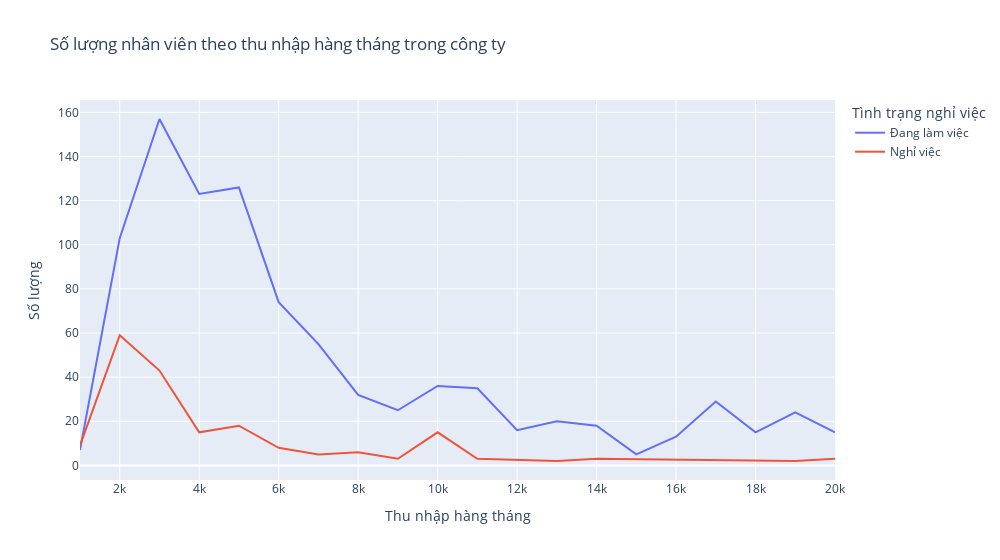

Notebook code cell kept with this figure:
### Markdown cell above
- Ta có thể thấy ở độ tuổi 26 đến 38 số lượng nhân viên nghỉ việc tăng cao. Điều này là vì đây là độ tuổi bắt đầu tìm kiếm việc làm nên họ thường có xu hướng muốn khám phá và tìm kiếm nhiều cơ hội mới, và họ yêu cầu trải nghiệm trong công việc nhiều hơn.
- Còn từ độ tuổi 40 trở về sau số lượng nhân viên nghỉ việc càng giảm. Bởi vì đây là độ tuổi mà họ cần có sự ổn định trong công việc để lo cho cuộc sống và đây cũng là độ tuổi có rủi ro tìm việc cao nhất

### Code cell
rate_att=df.groupby(['MonthlyIncome','Attrition']).apply(lambda x:x['MonthlyIncome'].count()).reset_index(name='Counts')
rate_att['MonthlyIncome']=round(rate_att['MonthlyIncome'],-3)
rate_att=rate_att.groupby(['MonthlyIncome','Attrition']).apply(lambda x:x['MonthlyIncome'].count()).reset_index(name='Counts')
fig=px.line(rate_att,x='MonthlyIncome',y='Counts',color='Attrition',width=1000,labels={"MonthlyIncome":"Thu nhập hàng tháng","Counts":"Số lượng","Attrition":"Tình trạng nghỉ việc"},title='Số lượng nhân viên theo thu nhập hàng tháng trong công ty   ')
fig.for_each_trace(lambda trace: trace.update(name='Đang làm việc') if trace.name == 'No' else trace.update(name='Nghỉ việc'))
fig.show()

### Figure 1 — Plotly figure (JSON) as saved in the notebook; plotly's stock layout.template omitted (floating-point values rounded to 4 significant figures)
{"data": [{"hovertemplate": "Tình trạng nghỉ việc=No<br>Thu nhập hàng tháng=%{x}<br>Số lượng=%{y}<extra></extra>", "legendgroup": "No", "line": {"color": "#636efa", "dash": "solid"}, "marker": {"symbol": "circle"}, "mode": "lines", "name": "Đang làm việc", "orientation": "v", "showlegend": true, "type": "scatter", "x": [1000, 2000, 3000, 4000, 5000, 6000, 7000, 8000, 9000, 10000, 11000, 12000, 13000, 14000, 15000, 16000, 17000, 18000, 19000, 20000], "xaxis": "x", "y": [7, 103, 157, 123, 126, 74, 55, 32, 25, 36, 35, 16, 20, 18, 5, 13, 29, 15, 24, 15], "yaxis": "y"}, {"hovertemplate": "Tình trạng nghỉ việc=Yes<br>Thu nhập hàng tháng=%{x}<br>Số lượng=%{y}<extra></extra>", "legendgroup": "Yes", "line": {"color": "#EF553B", "dash": "solid"}, "marker": {"symbol": "circle"}, "mode": "lines", "name": "Nghỉ việc", "orientation": "v", "showlegend": true, "type": "scatter", "x": [1000, 2000, 3000, 4000, 5000, 6000, 7000, 8000, 9000, 10000, 11000, 13000, 14000, 19000, 20000], "xaxis": "x", "y": [9, 59, 43, 15, 18, 8, 5, 6, 3, 15, 3, 2, 3, 2, 3], "yaxis": "y"}], "layout": {"legend": {"title": {"text": "Tình trạng nghỉ việc"}, "tracegroupgap": 0}, "title": {"text": "Số lượng nhân viên theo thu nhập hàng tháng trong công ty   "}, "width": 1000, "xaxis": {"anchor": "y", "domain": [0, 1], "title": {"text": "Thu nhập hàng tháng"}}, "yaxis": {"anchor": "x", "domain": [0, 1], "title": {"text": "Số lượng"}}}}
